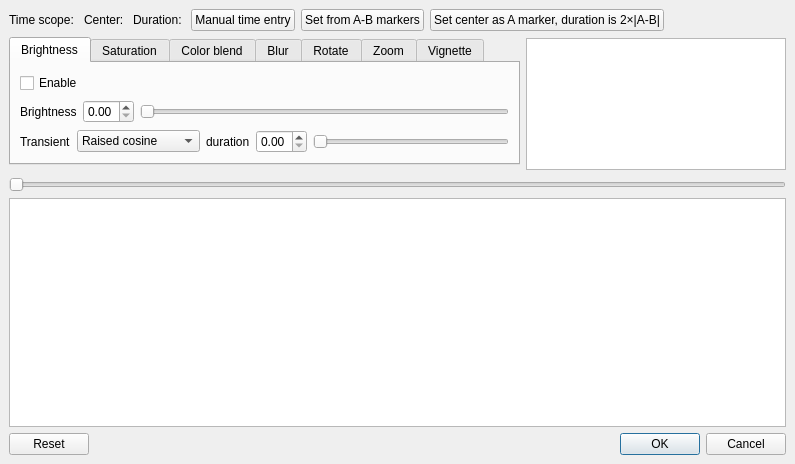
<?xml version="1.0" encoding="UTF-8"?>
<ui version="4.0">
 <class>fadeThroughDialog</class>
 <widget class="QDialog" name="fadeThroughDialog">
  <property name="geometry">
   <rect>
    <x>0</x>
    <y>0</y>
    <width>795</width>
    <height>464</height>
   </rect>
  </property>
  <property name="sizePolicy">
   <sizepolicy hsizetype="Preferred" vsizetype="Preferred">
    <horstretch>0</horstretch>
    <verstretch>0</verstretch>
   </sizepolicy>
  </property>
  <property name="windowTitle">
   <string>Fade through</string>
  </property>
  <layout class="QVBoxLayout" name="verticalLayout">
   <property name="spacing">
    <number>6</number>
   </property>
   <property name="leftMargin">
    <number>9</number>
   </property>
   <property name="topMargin">
    <number>9</number>
   </property>
   <property name="rightMargin">
    <number>9</number>
   </property>
   <property name="bottomMargin">
    <number>9</number>
   </property>
   <item>
    <layout class="QHBoxLayout" name="horizontalLayout">
     <item>
      <widget class="QLabel" name="labelTScope">
       <property name="text">
        <string>Time scope: </string>
       </property>
      </widget>
     </item>
     <item>
      <widget class="QLabel" name="labelCenter">
       <property name="text">
        <string>Center: </string>
       </property>
      </widget>
     </item>
     <item>
      <widget class="QLabel" name="labelDuration">
       <property name="text">
        <string>Duration: </string>
       </property>
      </widget>
     </item>
     <item>
      <widget class="QPushButton" name="pushButtonTManual">
       <property name="text">
        <string>Manual time entry</string>
       </property>
      </widget>
     </item>
     <item>
      <widget class="QPushButton" name="pushButtonTMarker">
       <property name="text">
        <string>Set from A-B markers</string>
       </property>
      </widget>
     </item>
     <item>
      <widget class="QPushButton" name="pushButtonTCenter">
       <property name="text">
        <string>Set center as A marker, duration is 2×|A-B|</string>
       </property>
      </widget>
     </item>
     <item>
      <spacer name="horizontalSpacer_1">
       <property name="orientation">
        <enum>Qt::Horizontal</enum>
       </property>
       <property name="sizeHint" stdset="0">
        <size>
         <width>40</width>
         <height>20</height>
        </size>
       </property>
      </spacer>
     </item>
    </layout>
   </item>
   <item>
    <layout class="QGridLayout" name="gridLayout">
     <item row="0" column="0">
      <widget class="QTabWidget" name="tabEffects">
       <property name="sizePolicy">
        <sizepolicy hsizetype="Expanding" vsizetype="Minimum">
         <horstretch>0</horstretch>
         <verstretch>0</verstretch>
        </sizepolicy>
       </property>
       <property name="currentIndex">
        <number>0</number>
       </property>
       <widget class="QWidget" name="tabBright">
        <attribute name="title">
         <string>Brightness</string>
        </attribute>
        <layout class="QVBoxLayout" name="verticalLayoutBright">
         <item>
          <layout class="QHBoxLayout" name="horizontalLayout_20">
           <item>
            <widget class="QCheckBox" name="checkBoxEnableBright">
             <property name="text">
              <string>Enable</string>
             </property>
            </widget>
           </item>
          </layout>
         </item>
         <item>
          <layout class="QHBoxLayout" name="horizontalLayout_21">
           <item>
            <widget class="QLabel" name="labelBright">
             <property name="text">
              <string>Brightness</string>
             </property>
            </widget>
           </item>
           <item>
            <widget class="QDoubleSpinBox" name="doubleSpinBoxPeakBright">
             <property name="minimum">
              <double>0.000000000000000</double>
             </property>
             <property name="maximum">
              <double>2.000000000000000</double>
             </property>
             <property name="singleStep">
              <double>0.010000000000000</double>
             </property>
            </widget>
           </item>
           <item>
            <widget class="ADM_QSlider" name="horizontalSliderPeakBright">
             <property name="minimum">
              <number>0</number>
             </property>
             <property name="maximum">
              <number>200</number>
             </property>
             <property name="orientation">
              <enum>Qt::Horizontal</enum>
             </property>
            </widget>
           </item>
          </layout>
         </item>
         <item>
          <layout class="QHBoxLayout" name="horizontalLayout_22">
           <item>
            <widget class="QLabel" name="labelTransientBright">
             <property name="text">
              <string>Transient</string>
             </property>
            </widget>
           </item>
           <item>
            <widget class="QComboBox" name="comboBoxTransientBright">
             <property name="sizePolicy">
              <sizepolicy hsizetype="Preferred" vsizetype="Fixed">
               <horstretch>0</horstretch>
               <verstretch>0</verstretch>
              </sizepolicy>
             </property>
             <item>
              <property name="text">
               <string>Raised cosine</string>
              </property>
             </item>
             <item>
              <property name="text">
               <string>Ramp</string>
              </property>
             </item>
             <item>
              <property name="text">
               <string>Quadratic</string>
              </property>
             </item>
             <item>
              <property name="text">
               <string>Inverse quadratic</string>
              </property>
             </item>
             <item>
              <property name="text">
               <string>Exponential</string>
              </property>
             </item>
            </widget>
           </item>
           <item>
            <widget class="QLabel" name="labelTransientDurationBright">
             <property name="text">
              <string>duration</string>
             </property>
            </widget>
           </item>
           <item>
            <widget class="QDoubleSpinBox" name="doubleSpinBoxTransientDurationBright">
             <property name="maximum">
              <double>0.500000000000000</double>
             </property>
             <property name="singleStep">
              <double>0.010000000000000</double>
             </property>
            </widget>
           </item>
           <item>
            <widget class="ADM_QSlider" name="horizontalSliderTransientDurationBright">
             <property name="maximum">
              <number>50</number>
             </property>
             <property name="orientation">
              <enum>Qt::Horizontal</enum>
             </property>
            </widget>
           </item>
          </layout>
         </item>
        </layout>
       </widget>
       <widget class="QWidget" name="tabSat">
        <attribute name="title">
         <string>Saturation</string>
        </attribute>
        <layout class="QVBoxLayout" name="verticalLayoutSat">
         <item>
          <layout class="QHBoxLayout" name="horizontalLayout_5">
           <item>
            <widget class="QCheckBox" name="checkBoxEnableSat">
             <property name="text">
              <string>Enable</string>
             </property>
            </widget>
           </item>
          </layout>
         </item>
         <item>
          <layout class="QHBoxLayout" name="horizontalLayout_6">
           <item>
            <widget class="QLabel" name="labelSat">
             <property name="text">
              <string>Saturation</string>
             </property>
            </widget>
           </item>
           <item>
            <widget class="QDoubleSpinBox" name="doubleSpinBoxPeakSat">
             <property name="minimum">
              <double>0.000000000000000</double>
             </property>
             <property name="maximum">
              <double>10.000000000000000</double>
             </property>
             <property name="singleStep">
              <double>0.010000000000000</double>
             </property>
            </widget>
           </item>
           <item>
            <widget class="ADM_QSlider" name="horizontalSliderPeakSat">
             <property name="minimum">
              <number>0</number>
             </property>
             <property name="maximum">
              <number>1000</number>
             </property>
             <property name="orientation">
              <enum>Qt::Horizontal</enum>
             </property>
            </widget>
           </item>
          </layout>
         </item>
         <item>
          <layout class="QHBoxLayout" name="horizontalLayout_7">
           <item>
            <widget class="QLabel" name="labelTransientSat">
             <property name="text">
              <string>Transient</string>
             </property>
            </widget>
           </item>
           <item>
            <widget class="QComboBox" name="comboBoxTransientSat">
             <property name="sizePolicy">
              <sizepolicy hsizetype="Preferred" vsizetype="Fixed">
               <horstretch>0</horstretch>
               <verstretch>0</verstretch>
              </sizepolicy>
             </property>
             <item>
              <property name="text">
               <string>Raised cosine</string>
              </property>
             </item>
             <item>
              <property name="text">
               <string>Ramp</string>
              </property>
             </item>
             <item>
              <property name="text">
               <string>Quadratic</string>
              </property>
             </item>
             <item>
              <property name="text">
               <string>Inverse quadratic</string>
              </property>
             </item>
             <item>
              <property name="text">
               <string>Exponential</string>
              </property>
             </item>
            </widget>
           </item>
           <item>
            <widget class="QLabel" name="labelTransientDurationSat">
             <property name="text">
              <string>duration</string>
             </property>
            </widget>
           </item>
           <item>
            <widget class="QDoubleSpinBox" name="doubleSpinBoxTransientDurationSat">
             <property name="maximum">
              <double>0.500000000000000</double>
             </property>
             <property name="singleStep">
              <double>0.010000000000000</double>
             </property>
            </widget>
           </item>
           <item>
            <widget class="ADM_QSlider" name="horizontalSliderTransientDurationSat">
             <property name="maximum">
              <number>50</number>
             </property>
             <property name="orientation">
              <enum>Qt::Horizontal</enum>
             </property>
            </widget>
           </item>
          </layout>
         </item>
        </layout>
       </widget>
       <widget class="QWidget" name="tabBlend">
        <attribute name="title">
         <string>Color blend</string>
        </attribute>
        <layout class="QVBoxLayout" name="verticalLayoutBlend">
         <item>
          <layout class="QHBoxLayout" name="horizontalLayout_2">
           <item>
            <widget class="QCheckBox" name="checkBoxEnableBlend">
             <property name="text">
              <string>Enable</string>
             </property>
            </widget>
           </item>
           <item>
            <spacer name="horizontalSpacer_2">
             <property name="orientation">
              <enum>Qt::Horizontal</enum>
             </property>
             <property name="sizeType">
              <enum>QSizePolicy::Fixed</enum>
             </property>
             <property name="sizeHint" stdset="0">
              <size>
               <width>10</width>
               <height>20</height>
              </size>
             </property>
            </spacer>
           </item>
           <item>
            <widget class="QLabel" name="labelPickColorBlend">
             <property name="text">
              <string>Pick color</string>
             </property>
            </widget>
           </item>
           <item>
            <widget class="QPushButton" name="pushButtonColorBlend">
             <property name="text">
              <string/>
             </property>
             <property name="icon">
              <iconset resource="fadeThrough.qrc">
               <normaloff>:/images/color.png</normaloff>:/images/color.png</iconset>
             </property>
            </widget>
           </item>
           <item>
            <widget class="QLineEdit" name="lineEditColorBlend">
             <property name="enabled">
              <bool>false</bool>
             </property>
             <property name="sizePolicy">
              <sizepolicy hsizetype="Fixed" vsizetype="Fixed">
               <horstretch>0</horstretch>
               <verstretch>0</verstretch>
              </sizepolicy>
             </property>
             <property name="maximumSize">
              <size>
               <width>48</width>
               <height>16777215</height>
              </size>
             </property>
             <property name="autoFillBackground">
              <bool>true</bool>
             </property>
             <property name="frame">
              <bool>true</bool>
             </property>
             <property name="alignment">
              <set>Qt::AlignCenter</set>
             </property>
             <property name="readOnly">
              <bool>true</bool>
             </property>
            </widget>
           </item>
           <item>
            <spacer name="horizontalSpacer_3">
             <property name="orientation">
              <enum>Qt::Horizontal</enum>
             </property>
             <property name="sizeHint" stdset="0">
              <size>
               <width>40</width>
               <height>20</height>
              </size>
             </property>
            </spacer>
           </item>
          </layout>
         </item>
         <item>
          <layout class="QHBoxLayout" name="horizontalLayout_3">
           <item>
            <widget class="QLabel" name="labelPeakBlend">
             <property name="text">
              <string>Peak amount</string>
             </property>
            </widget>
           </item>
           <item>
            <widget class="QDoubleSpinBox" name="doubleSpinBoxPeakBlend">
             <property name="maximum">
              <double>1.000000000000000</double>
             </property>
             <property name="singleStep">
              <double>0.010000000000000</double>
             </property>
            </widget>
           </item>
           <item>
            <widget class="ADM_QSlider" name="horizontalSliderPeakBlend">
             <property name="maximum">
              <number>100</number>
             </property>
             <property name="orientation">
              <enum>Qt::Horizontal</enum>
             </property>
            </widget>
           </item>
          </layout>
         </item>
         <item>
          <layout class="QHBoxLayout" name="horizontalLayout_4">
           <item>
            <widget class="QLabel" name="labelTransientBlend">
             <property name="text">
              <string>Transient</string>
             </property>
            </widget>
           </item>
           <item>
            <widget class="QComboBox" name="comboBoxTransientBlend">
             <property name="sizePolicy">
              <sizepolicy hsizetype="Preferred" vsizetype="Fixed">
               <horstretch>0</horstretch>
               <verstretch>0</verstretch>
              </sizepolicy>
             </property>
             <item>
              <property name="text">
               <string>Raised cosine</string>
              </property>
             </item>
             <item>
              <property name="text">
               <string>Ramp</string>
              </property>
             </item>
             <item>
              <property name="text">
               <string>Quadratic</string>
              </property>
             </item>
             <item>
              <property name="text">
               <string>Inverse quadratic</string>
              </property>
             </item>
             <item>
              <property name="text">
               <string>Exponential</string>
              </property>
             </item>
            </widget>
           </item>
           <item>
            <widget class="QLabel" name="labelTransientDurationBlend">
             <property name="text">
              <string>duration</string>
             </property>
            </widget>
           </item>
           <item>
            <widget class="QDoubleSpinBox" name="doubleSpinBoxTransientDurationBlend">
             <property name="maximum">
              <double>0.500000000000000</double>
             </property>
             <property name="singleStep">
              <double>0.010000000000000</double>
             </property>
            </widget>
           </item>
           <item>
            <widget class="ADM_QSlider" name="horizontalSliderTransientDurationBlend">
             <property name="maximum">
              <number>50</number>
             </property>
             <property name="orientation">
              <enum>Qt::Horizontal</enum>
             </property>
            </widget>
           </item>
          </layout>
         </item>
        </layout>
       </widget>
       <widget class="QWidget" name="tabBlur">
        <attribute name="title">
         <string>Blur</string>
        </attribute>
        <layout class="QVBoxLayout" name="verticalLayoutBlur">
         <item>
          <layout class="QHBoxLayout" name="horizontalLayout_8">
           <item>
            <widget class="QCheckBox" name="checkBoxEnableBlur">
             <property name="text">
              <string>Enable</string>
             </property>
            </widget>
           </item>
          </layout>
         </item>
         <item>
          <layout class="QHBoxLayout" name="horizontalLayout_9">
           <item>
            <widget class="QLabel" name="labelPeakBlur">
             <property name="text">
              <string>Blur radius</string>
             </property>
            </widget>
           </item>
           <item>
            <widget class="QDoubleSpinBox" name="doubleSpinBoxPeakBlur">
             <property name="decimals">
              <number>0</number>
             </property>
             <property name="maximum">
              <double>255.000000000000000</double>
             </property>
             <property name="singleStep">
              <double>1.000000000000000</double>
             </property>
            </widget>
           </item>
           <item>
            <widget class="ADM_QSlider" name="horizontalSliderPeakBlur">
             <property name="maximum">
              <number>255</number>
             </property>
             <property name="orientation">
              <enum>Qt::Horizontal</enum>
             </property>
            </widget>
           </item>
          </layout>
         </item>
         <item>
          <layout class="QHBoxLayout" name="horizontalLayout_10">
           <item>
            <widget class="QLabel" name="labelTransientBlur">
             <property name="text">
              <string>Transient</string>
             </property>
            </widget>
           </item>
           <item>
            <widget class="QComboBox" name="comboBoxTransientBlur">
             <property name="sizePolicy">
              <sizepolicy hsizetype="Preferred" vsizetype="Fixed">
               <horstretch>0</horstretch>
               <verstretch>0</verstretch>
              </sizepolicy>
             </property>
             <item>
              <property name="text">
               <string>Raised cosine</string>
              </property>
             </item>
             <item>
              <property name="text">
               <string>Ramp</string>
              </property>
             </item>
             <item>
              <property name="text">
               <string>Quadratic</string>
              </property>
             </item>
             <item>
              <property name="text">
               <string>Inverse quadratic</string>
              </property>
             </item>
             <item>
              <property name="text">
               <string>Exponential</string>
              </property>
             </item>
            </widget>
           </item>
           <item>
            <widget class="QLabel" name="labelTransientDurationBlur">
             <property name="text">
              <string>duration</string>
             </property>
            </widget>
           </item>
           <item>
            <widget class="QDoubleSpinBox" name="doubleSpinBoxTransientDurationBlur">
             <property name="maximum">
              <double>0.500000000000000</double>
             </property>
             <property name="singleStep">
              <double>0.010000000000000</double>
             </property>
            </widget>
           </item>
           <item>
            <widget class="ADM_QSlider" name="horizontalSliderTransientDurationBlur">
             <property name="maximum">
              <number>50</number>
             </property>
             <property name="orientation">
              <enum>Qt::Horizontal</enum>
             </property>
            </widget>
           </item>
          </layout>
         </item>
        </layout>
       </widget>
       <widget class="QWidget" name="tabRot">
        <attribute name="title">
         <string>Rotate</string>
        </attribute>
        <layout class="QVBoxLayout" name="verticalLayoutRot">
         <item>
          <layout class="QHBoxLayout" name="horizontalLayout_11">
           <item>
            <widget class="QCheckBox" name="checkBoxEnableRot">
             <property name="text">
              <string>Enable</string>
             </property>
            </widget>
           </item>
          </layout>
         </item>
         <item>
          <layout class="QHBoxLayout" name="horizontalLayout_12">
           <item>
            <widget class="QLabel" name="labelPeakRot">
             <property name="text">
              <string>Peak angle</string>
             </property>
            </widget>
           </item>
           <item>
            <widget class="QDoubleSpinBox" name="doubleSpinBoxPeakRot">
             <property name="minimum">
              <double>-720.000000000000000</double>
             </property>
             <property name="maximum">
              <double>720.000000000000000</double>
             </property>
             <property name="singleStep">
              <double>0.010000000000000</double>
             </property>
            </widget>
           </item>
           <item>
            <widget class="ADM_QSlider" name="horizontalSliderPeakRot">
             <property name="minimum">
              <number>-72000</number>
             </property>
             <property name="maximum">
              <number>72000</number>
             </property>
             <property name="pageStep">
              <number>100</number>
             </property>
             <property name="orientation">
              <enum>Qt::Horizontal</enum>
             </property>
            </widget>
           </item>
          </layout>
         </item>
         <item>
          <layout class="QHBoxLayout" name="horizontalLayout_13">
           <item>
            <widget class="QLabel" name="labelTransientRot">
             <property name="text">
              <string>Transient</string>
             </property>
            </widget>
           </item>
           <item>
            <widget class="QComboBox" name="comboBoxTransientRot">
             <property name="sizePolicy">
              <sizepolicy hsizetype="Preferred" vsizetype="Fixed">
               <horstretch>0</horstretch>
               <verstretch>0</verstretch>
              </sizepolicy>
             </property>
             <item>
              <property name="text">
               <string>Raised cosine</string>
              </property>
             </item>
             <item>
              <property name="text">
               <string>Ramp</string>
              </property>
             </item>
             <item>
              <property name="text">
               <string>Quadratic</string>
              </property>
             </item>
             <item>
              <property name="text">
               <string>Inverse quadratic</string>
              </property>
             </item>
            </widget>
           </item>
           <item>
            <widget class="QLabel" name="labelTransientDurationRot">
             <property name="text">
              <string>duration</string>
             </property>
            </widget>
           </item>
           <item>
            <widget class="QDoubleSpinBox" name="doubleSpinBoxTransientDurationRot">
             <property name="maximum">
              <double>0.500000000000000</double>
             </property>
             <property name="singleStep">
              <double>0.010000000000000</double>
             </property>
            </widget>
           </item>
           <item>
            <widget class="ADM_QSlider" name="horizontalSliderTransientDurationRot">
             <property name="maximum">
              <number>50</number>
             </property>
             <property name="orientation">
              <enum>Qt::Horizontal</enum>
             </property>
            </widget>
           </item>
          </layout>
         </item>
        </layout>
       </widget>
       <widget class="QWidget" name="tabZoom">
        <attribute name="title">
         <string>Zoom</string>
        </attribute>
        <layout class="QVBoxLayout" name="verticalLayoutZoom">
         <item>
          <layout class="QHBoxLayout" name="horizontalLayout_14">
           <item>
            <widget class="QCheckBox" name="checkBoxEnableZoom">
             <property name="text">
              <string>Enable</string>
             </property>
            </widget>
           </item>
          </layout>
         </item>
         <item>
          <layout class="QHBoxLayout" name="horizontalLayout_15">
           <item>
            <widget class="QLabel" name="labelPeakZoom">
             <property name="text">
              <string>Peak zoom</string>
             </property>
            </widget>
           </item>
           <item>
            <widget class="QDoubleSpinBox" name="doubleSpinBoxPeakZoom">
             <property name="minimum">
              <double>1.000000000000000</double>
             </property>
             <property name="maximum">
              <double>100.000000000000000</double>
             </property>
             <property name="singleStep">
              <double>0.010000000000000</double>
             </property>
            </widget>
           </item>
           <item>
            <widget class="ADM_QSlider" name="horizontalSliderPeakZoom">
             <property name="minimum">
              <number>100</number>
             </property>
             <property name="maximum">
              <number>10000</number>
             </property>
             <property name="pageStep">
              <number>1000</number>
             </property>
             <property name="orientation">
              <enum>Qt::Horizontal</enum>
             </property>
            </widget>
           </item>
          </layout>
         </item>
         <item>
          <layout class="QHBoxLayout" name="horizontalLayout_16">
           <item>
            <widget class="QLabel" name="labelTransientZoom">
             <property name="text">
              <string>Transient</string>
             </property>
            </widget>
           </item>
           <item>
            <widget class="QComboBox" name="comboBoxTransientZoom">
             <property name="sizePolicy">
              <sizepolicy hsizetype="Preferred" vsizetype="Fixed">
               <horstretch>0</horstretch>
               <verstretch>0</verstretch>
              </sizepolicy>
             </property>
             <item>
              <property name="text">
               <string>Raised cosine</string>
              </property>
             </item>
             <item>
              <property name="text">
               <string>Ramp</string>
              </property>
             </item>
             <item>
              <property name="text">
               <string>Quadratic</string>
              </property>
             </item>
             <item>
              <property name="text">
               <string>Inverse quadratic</string>
              </property>
             </item>
             <item>
              <property name="text">
               <string>Exponential</string>
              </property>
             </item>
            </widget>
           </item>
           <item>
            <widget class="QLabel" name="labelTransientDurationZoom">
             <property name="text">
              <string>duration</string>
             </property>
            </widget>
           </item>
           <item>
            <widget class="QDoubleSpinBox" name="doubleSpinBoxTransientDurationZoom">
             <property name="maximum">
              <double>0.500000000000000</double>
             </property>
             <property name="singleStep">
              <double>0.010000000000000</double>
             </property>
            </widget>
           </item>
           <item>
            <widget class="ADM_QSlider" name="horizontalSliderTransientDurationZoom">
             <property name="maximum">
              <number>50</number>
             </property>
             <property name="orientation">
              <enum>Qt::Horizontal</enum>
             </property>
            </widget>
           </item>
          </layout>
         </item>
        </layout>
       </widget>
       <widget class="QWidget" name="tabVignette">
        <attribute name="title">
         <string>Vignette</string>
        </attribute>
        <layout class="QVBoxLayout" name="verticalLayoutVignette">
         <item>
          <layout class="QHBoxLayout" name="horizontalLayout_17">
           <item>
            <widget class="QCheckBox" name="checkBoxEnableVignette">
             <property name="text">
              <string>Enable</string>
             </property>
            </widget>
           </item>
           <item>
            <spacer name="horizontalSpacer_4">
             <property name="orientation">
              <enum>Qt::Horizontal</enum>
             </property>
             <property name="sizeType">
              <enum>QSizePolicy::Fixed</enum>
             </property>
             <property name="sizeHint" stdset="0">
              <size>
               <width>10</width>
               <height>20</height>
              </size>
             </property>
            </spacer>
           </item>
           <item>
            <widget class="QLabel" name="labelPickColorVignette">
             <property name="text">
              <string>Pick color</string>
             </property>
            </widget>
           </item>
           <item>
            <widget class="QPushButton" name="pushButtonColorVignette">
             <property name="text">
              <string/>
             </property>
             <property name="icon">
              <iconset resource="fadeThrough.qrc">
               <normaloff>:/images/color.png</normaloff>:/images/color.png</iconset>
             </property>
            </widget>
           </item>
           <item>
            <widget class="QLineEdit" name="lineEditColorVignette">
             <property name="enabled">
              <bool>false</bool>
             </property>
             <property name="sizePolicy">
              <sizepolicy hsizetype="Fixed" vsizetype="Fixed">
               <horstretch>0</horstretch>
               <verstretch>0</verstretch>
              </sizepolicy>
             </property>
             <property name="maximumSize">
              <size>
               <width>48</width>
               <height>16777215</height>
              </size>
             </property>
             <property name="autoFillBackground">
              <bool>true</bool>
             </property>
             <property name="frame">
              <bool>true</bool>
             </property>
             <property name="alignment">
              <set>Qt::AlignCenter</set>
             </property>
             <property name="readOnly">
              <bool>true</bool>
             </property>
            </widget>
           </item>
           <item>
            <spacer name="horizontalSpacer_5">
             <property name="orientation">
              <enum>Qt::Horizontal</enum>
             </property>
             <property name="sizeHint" stdset="0">
              <size>
               <width>40</width>
               <height>20</height>
              </size>
             </property>
            </spacer>
           </item>
          </layout>
         </item>
         <item>
          <layout class="QHBoxLayout" name="horizontalLayout_18">
           <item>
            <widget class="QLabel" name="labelPeakVignette">
             <property name="text">
              <string>Peak opening</string>
             </property>
            </widget>
           </item>
           <item>
            <widget class="QDoubleSpinBox" name="doubleSpinBoxPeakVignette">
             <property name="maximum">
              <double>1.000000000000000</double>
             </property>
             <property name="singleStep">
              <double>0.010000000000000</double>
             </property>
            </widget>
           </item>
           <item>
            <widget class="ADM_QSlider" name="horizontalSliderPeakVignette">
             <property name="maximum">
              <number>100</number>
             </property>
             <property name="orientation">
              <enum>Qt::Horizontal</enum>
             </property>
            </widget>
           </item>
          </layout>
         </item>
         <item>
          <layout class="QHBoxLayout" name="horizontalLayout_19">
           <item>
            <widget class="QLabel" name="labelTransientVignette">
             <property name="text">
              <string>Transient</string>
             </property>
            </widget>
           </item>
           <item>
            <widget class="QComboBox" name="comboBoxTransientVignette">
             <property name="sizePolicy">
              <sizepolicy hsizetype="Preferred" vsizetype="Fixed">
               <horstretch>0</horstretch>
               <verstretch>0</verstretch>
              </sizepolicy>
             </property>
             <item>
              <property name="text">
               <string>Raised cosine</string>
              </property>
             </item>
             <item>
              <property name="text">
               <string>Ramp</string>
              </property>
             </item>
             <item>
              <property name="text">
               <string>Quadratic</string>
              </property>
             </item>
             <item>
              <property name="text">
               <string>Inverse quadratic</string>
              </property>
             </item>
             <item>
              <property name="text">
               <string>Exponential</string>
              </property>
             </item>
            </widget>
           </item>
           <item>
            <widget class="QLabel" name="labelTransientDurationVignette">
             <property name="text">
              <string>duration</string>
             </property>
            </widget>
           </item>
           <item>
            <widget class="QDoubleSpinBox" name="doubleSpinBoxTransientDurationVignette">
             <property name="maximum">
              <double>0.500000000000000</double>
             </property>
             <property name="singleStep">
              <double>0.010000000000000</double>
             </property>
            </widget>
           </item>
           <item>
            <widget class="ADM_QSlider" name="horizontalSliderTransientDurationVignette">
             <property name="maximum">
              <number>50</number>
             </property>
             <property name="orientation">
              <enum>Qt::Horizontal</enum>
             </property>
            </widget>
           </item>
          </layout>
         </item>
        </layout>
       </widget>
      </widget>
     </item>
     <item row="0" column="2" rowspan="2">
      <layout class="QVBoxLayout" name="verticalLayout_2">
       <item>
        <widget class="QGraphicsView" name="graphicsViewTransient">
         <property name="sizePolicy">
          <sizepolicy hsizetype="Fixed" vsizetype="Fixed">
           <horstretch>0</horstretch>
           <verstretch>0</verstretch>
          </sizepolicy>
         </property>
         <property name="minimumSize">
          <size>
           <width>260</width>
           <height>132</height>
          </size>
         </property>
         <property name="maximumSize">
          <size>
           <width>260</width>
           <height>132</height>
          </size>
         </property>
         <property name="verticalScrollBarPolicy">
          <enum>Qt::ScrollBarAlwaysOff</enum>
         </property>
         <property name="horizontalScrollBarPolicy">
          <enum>Qt::ScrollBarAlwaysOff</enum>
         </property>
        </widget>
       </item>
      </layout>
     </item>
    </layout>
   </item>
   <item>
    <layout class="QHBoxLayout" name="toolboxLayout"/>
   </item>
   <item>
    <widget class="ADM_QSlider" name="horizontalSlider">
     <property name="orientation">
      <enum>Qt::Horizontal</enum>
     </property>
    </widget>
   </item>
   <item>
    <widget class="QGraphicsView" name="graphicsView">
     <property name="focusPolicy">
      <enum>Qt::NoFocus</enum>
     </property>
    </widget>
   </item>
   <item>
    <widget class="QDialogButtonBox" name="buttonBox">
     <property name="orientation">
      <enum>Qt::Horizontal</enum>
     </property>
     <property name="standardButtons">
      <set>QDialogButtonBox::Cancel|QDialogButtonBox::Ok|QDialogButtonBox::Reset</set>
     </property>
    </widget>
   </item>
  </layout>
 </widget>
 <customwidgets>
  <customwidget>
   <class>ADM_QSlider</class>
   <extends>QSlider</extends>
   <header>ADM_toolkitQt.h</header>
  </customwidget>
 </customwidgets>
 <resources>
  <include location="fadeThrough.qrc"/>
 </resources>
 <connections>
  <connection>
   <sender>buttonBox</sender>
   <signal>accepted()</signal>
   <receiver>fadeThroughDialog</receiver>
   <slot>accept()</slot>
   <hints>
    <hint type="sourcelabel">
     <x>248</x>
     <y>254</y>
    </hint>
    <hint type="destinationlabel">
     <x>157</x>
     <y>274</y>
    </hint>
   </hints>
  </connection>
  <connection>
   <sender>buttonBox</sender>
   <signal>rejected()</signal>
   <receiver>fadeThroughDialog</receiver>
   <slot>reject()</slot>
   <hints>
    <hint type="sourcelabel">
     <x>316</x>
     <y>260</y>
    </hint>
    <hint type="destinationlabel">
     <x>286</x>
     <y>274</y>
    </hint>
   </hints>
  </connection>
 </connections>
</ui>
